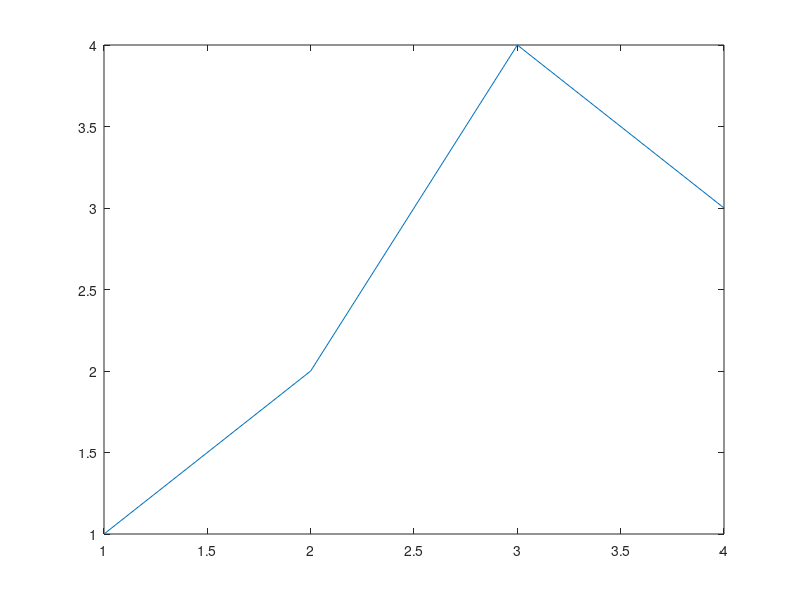

Write the MATLAB code that produced this figure.
% help
help
clc
help plot

% who & whos
clc
a= 5; b= 6;
who
clc
whos

% format long vs short
clc
pi
format short
c= sin(pi/4)
format long
c= sin(pi/4)
format short

% ellipsis
clc
2+ 3 *(3-5)^2 ...
    +200

% round
clc
round(pi)
round(22.9999)

% random
clc
rand
clc
low= 5;
high= 22;
rand*(high- low)+ low
clc
round(rand*(high- low)+ low)

% figure
clc
figure
figure
figure
plot([1,2,4,3])